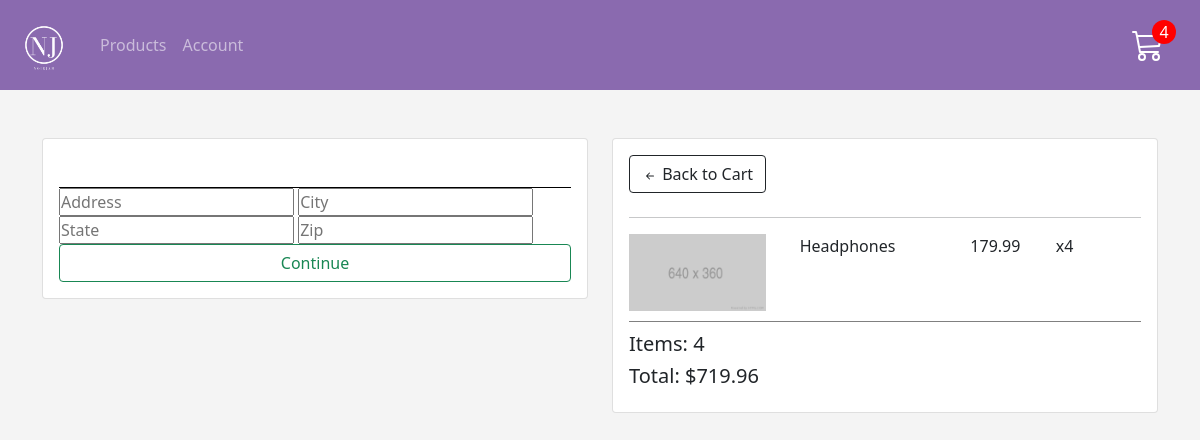
/shop/checkout/ (signed in), run on an earlier commit of the app's database.
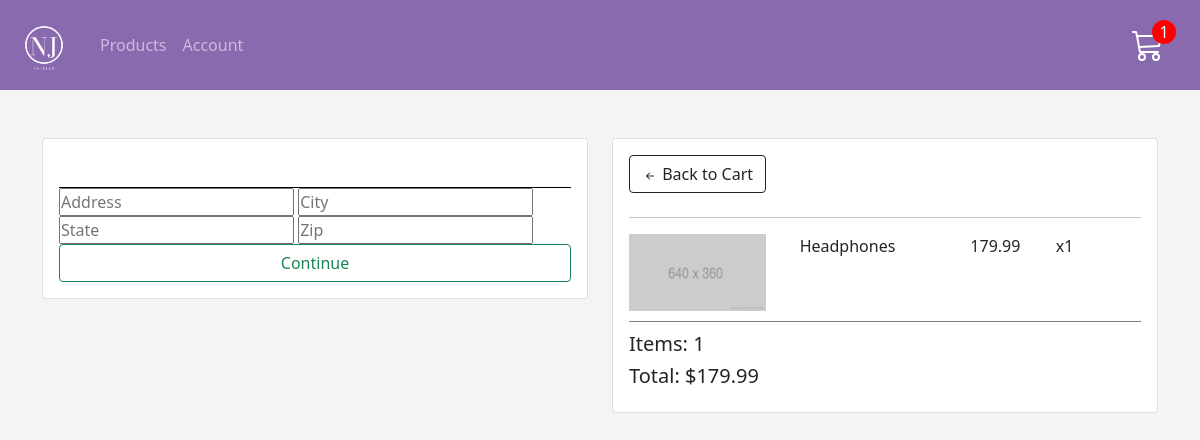
And on a later commit of the database.
### store/models.py (models this page shows, shortened)
class OrderItem(models.Model):
    product = models.ForeignKey(Product, on_delete=models.SET_NULL, null=True)
    order = models.ForeignKey(Order, on_delete=models.SET_NULL, null=True)
    quantity = models.IntegerField(default=0, null=True, blank=True)
    date_added = models.DateTimeField(auto_now_add=True)
    @property
    def get_total(self):
        total = self.product.price * self.quantity
        return total

class Order(models.Model):
    customer = models.ForeignKey(
        Customer, on_delete=models.SET_NULL, null=True, blank=True
    )
    date_ordered = models.DateTimeField(auto_now_add=True)
    complete = models.BooleanField(default=False, null=True, blank=False)
    transaction_id = models.CharField(max_length=100, null=True)
    @property
    def get_cart_total(self):
        orderitems = self.orderitem_set.all()
        total = sum([item.get_total for item in orderitems])
        return total
    @property
    def get_cart_items(self):
        orderitems = self.orderitem_set.all()
        total = sum([item.quantity for item in orderitems])
        return total
    @property
    def shipping(self):
        shipping = False
        orderitems = self.orderitem_set.all()
        for i in orderitems:
            if i.product.digital == False:
                shipping = True
        return shipping

class Product(models.Model):
    name = models.CharField(max_length=200)
    price = models.DecimalField(max_digits=7, decimal_places=2)
    digital = models.BooleanField(default=False, null=True, blank=True)
    image = models.ImageField(null=True, blank=True)

### store/views.py (the view)
# urls.py: path("checkout/", views.checkout, name="checkout"),
def checkout(request):
    data = cartData(request)
    items = data["items"]
    order = data["order"]
    cartItems = data["cartItems"]
    context = {
        "items": items,
        "order": order,
        "cartItems": cartItems,
        "title": "Checkout",
    }
    return render(request, "store/checkout.html", context)

### store/utils.py (called while the page is built)
def cartData(request):
    if request.user.is_authenticated:
        customer = request.user.customer
        order, created = Order.objects.get_or_create(customer=customer, complete=False)
        items = order.orderitem_set.all()
        cartItems = order.get_cart_items
    else:
        cookieData = cookieCart(request)
        items = cookieData["items"]
        order = cookieData["order"]
        cartItems = cookieData["cartItems"]
    return {"cartItems": cartItems, "order": order, "items": items}

### store/templates/store/checkout.html (shortened to what this page needs)
{% extends 'store/main.html' %}
{% load static %}
{% block content %}
<div class="row pt-5">
    <div class="col-md-6">
        <div class="checkout-form" >
            <div class="card p-3" id='form-wrapper'>
                <form id='form' action="">
                    <div class="personal-info" id='user-info'>
                    </div>
                    <div id="shipping-info">
                        <input type="text" name="address" placeholder="Address">
                        <input type="text" name="city" placeholder="City">
                        <input type="text" name="state" placeholder="State">
                        <input type="text" name="zip" placeholder="Zip">
                    </div>
                    <input id="enter-shipping-info" class="btn btn-outline-success w-100" value="Continue" type="submit">
                </form>
                </div>
            </div>
    </div>
    <div class="col-md-6">
        <div class="card">
            <div class="card-body">
                <div class="top-order-summary mb-4">
                    <a href="" class="btn btn-outline-dark">
                        <svg xmlns="http://www.w3.org/2000/svg" width="16" height="16" fill="currentColor" class="bi bi-arrow-left-short" viewBox="0 0 16 16">
                            <path fill-rule="evenodd" d="M12 8a.5.5 0 0 1-.5.5H5.707l2.147 2.146a.5.5 0 0 1-.708.708l-3-3a.5.5 0 0 1 0-.708l3-3a.5.5 0 1 1 .708.708L5.707 7.5H11.5a.5.5 0 0 1 .5.5z"/>
                        </svg>
                        Back to Cart</a>
                </div>
                <hr>
                {% for item in items %}
                <div class="cart-row">
                    <div style="flex:2"><img class='row-img' src="{% static 'images/store_placeholder.png' %}" alt=""></div>
                    <div style="flex:2">{{ item.product.name }}</div>
                    <div style="flex: 1;">{{ item.product.price|floatformat:2 }}</div>
                    <div style="flex: 1;">
                        x{{ item.quantity }}
                    </div>
                </div>
                {% endfor %}
                <div class="checkout-total-container">
                    <h5>Items: {{ order.get_cart_items }}</h5>
                    <h5>Total: ${{ order.get_cart_total|floatformat:2 }}</h5>
                </div>
            </div>
        </div>
    </div>
</div>
{% endblock content %}

What changed in the data, as far as the page shows it:
changed OrderItem "Headphones": quantity "4" → "1"
changed through a linked row, Order: get_cart_items "4" → "1"; get_cart_total "719.96" → "179.99"
Also different on the page:
{{ cartItems }}: "4" → "1"
